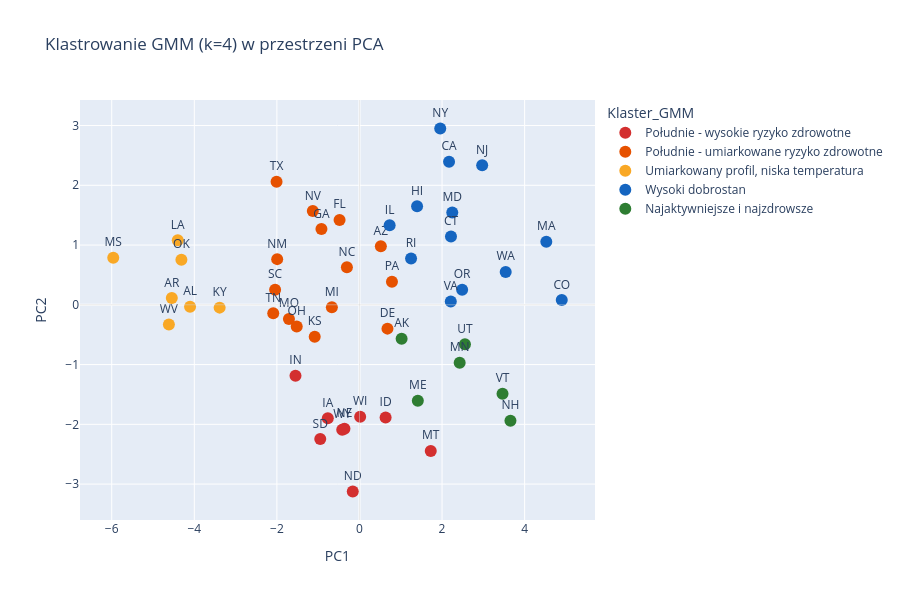

This figure's notebook cell:
### Code cell
df_pca["Klaster_GMM"] = df_state["Klaster_GMM"].values

fig_gmm = px.scatter(
    df_pca,
    x="PC1",
    y="PC2",
    text="LocationAbbr",
    color="Klaster_GMM",
    color_discrete_map=CLUSTER_PALETTE,
    category_orders={"Klaster_GMM": CLUSTER_ORDER},
    hover_data=["LocationDesc", "Obesity", "NoActivity", "Region"],
    title="Klastrowanie GMM (k=4) w przestrzeni PCA",
    height=600,
)
fig_gmm.update_traces(
    textposition="top center", selector=dict(mode="markers+text"), marker=dict(size=12)
)
fig_gmm.add_hline(y=0, line_width=0.5, line_color="lightgray")
fig_gmm.add_vline(x=0, line_width=0.5, line_color="lightgray")

fig_gmm.show()

### Figure 1 — Plotly figure (JSON) as saved in the notebook; plotly's stock layout.template omitted (floating-point values rounded to 4 significant figures)
{"data": [{"customdata": [["Idaho", 31.93, 21.03, "West"], ["Indiana", 37.27, 25.93, "Midwest"], ["Iowa", 37.2, 24.9, "Midwest"], ["Montana", 30.93, 20.13, "West"], ["Nebraska", 35.93, 24.23, "Midwest"], ["North Dakota", 35.4, 23.67, "Midwest"], ["South Dakota", 37.07, 24.1, "Midwest"], ["Wisconsin", 35.83, 23, "Midwest"], ["Wyoming", 33.2, 23.9, "West"]], "hovertemplate": "Klaster_GMM=Południe - wysokie ryzyko zdrowotne<br>PC1=%{x}<br>PC2=%{y}<br>LocationAbbr=%{text}<br>LocationDesc=%{customdata[0]}<br>Obesity=%{customdata[1]}<br>NoActivity=%{customdata[2]}<br>Region=%{customdata[3]}<extra></extra>", "legendgroup": "Południe - wysokie ryzyko zdrowotne", "marker": {"color": "#D32F2F", "size": 12, "symbol": "circle"}, "mode": "markers+text", "name": "Południe - wysokie ryzyko zdrowotne", "orientation": "v", "showlegend": true, "text": ["ID", "IN", "IA", "MT", "NE", "ND", "SD", "WI", "WY"], "textposition": "top center", "type": "scatter", "x": [0.6328, -1.55, -0.7675, 1.726, -0.3639, -0.1627, -0.9503, 0.01659, -0.4179], "xaxis": "x", "y": [-1.885, -1.188, -1.897, -2.445, -2.073, -3.124, -2.247, -1.874, -2.092], "yaxis": "y"}, {"customdata": [["Arizona", 32.13, 22.47, "West"], ["Delaware", 35.83, 25.57, "South"], ["Florida", 30.85, 24.95, "South"], ["Georgia", 35.3, 24.07, "South"], ["Kansas", 35.87, 23.93, "Midwest"], ["Michigan", 34.77, 24.1, "Midwest"], ["Missouri", 36.33, 26.23, "Midwest"], ["Nevada", 31.87, 25.33, "West"], ["New Mexico", 34.1, 23.73, "West"], ["North Carolina", 34.7, 22.43, "South"], ["Ohio", 37.43, 25.8, "Midwest"], ["Pennsylvania", 33.35, 23.4, "Northeast"], ["South Carolina", 35.7, 25.77, "South"], ["Tennessee", 37.17, 27.47, "South"], ["Texas", 35.33, 26.13, "South"]], "hovertemplate": "Klaster_GMM=Południe - umiarkowane ryzyko zdrowotne<br>PC1=%{x}<br>PC2=%{y}<br>LocationAbbr=%{text}<br>LocationDesc=%{customdata[0]}<br>Obesity=%{customdata[1]}<br>NoActivity=%{customdata[2]}<br>Region=%{customdata[3]}<extra></extra>", "legendgroup": "Południe - umiarkowane ryzyko zdrowotne", "marker": {"color": "#E65100", "size": 12, "symbol": "circle"}, "mode": "markers+text", "name": "Południe - umiarkowane ryzyko zdrowotne", "orientation": "v", "showlegend": true, "text": ["AZ", "DE", "FL", "GA", "KS", "MI", "MO", "NV", "NM", "NC", "OH", "PA", "SC", "TN", "TX"], "textposition": "top center", "type": "scatter", "x": [0.5174, 0.6776, -0.482, -0.9214, -1.084, -0.6686, -1.709, -1.13, -1.993, -0.3044, -1.52, 0.7868, -2.043, -2.088, -2.008], "xaxis": "x", "y": [0.9782, -0.3986, 1.42, 1.268, -0.5358, -0.04021, -0.2373, 1.569, 0.7645, 0.6266, -0.3625, 0.3853, 0.2515, -0.1405, 2.058], "yaxis": "y"}, {"customdata": [["Alabama", 39.13, 29.9, "South"], ["Arkansas", 38.7, 31.4, "South"], ["Kentucky", 39, 28.45, "South"], ["Louisiana", 39.53, 29.27, "South"], ["Mississippi", 39.57, 32.07, "South"], ["Oklahoma", 39.37, 29.6, "South"], ["West Virginia", 40.93, 30.9, "South"]], "hovertemplate": "Klaster_GMM=Umiarkowany profil, niska temperatura<br>PC1=%{x}<br>PC2=%{y}<br>LocationAbbr=%{text}<br>LocationDesc=%{customdata[0]}<br>Obesity=%{customdata[1]}<br>NoActivity=%{customdata[2]}<br>Region=%{customdata[3]}<extra></extra>", "legendgroup": "Umiarkowany profil, niska temperatura", "marker": {"color": "#F9A825", "size": 12, "symbol": "circle"}, "mode": "markers+text", "name": "Umiarkowany profil, niska temperatura", "orientation": "v", "showlegend": true, "text": ["AL", "AR", "KY", "LA", "MS", "OK", "WV"], "textposition": "top center", "type": "scatter", "x": [-4.103, -4.545, -3.387, -4.401, -5.963, -4.313, -4.616], "xaxis": "x", "y": [-0.0335, 0.1131, -0.04721, 1.08, 0.7891, 0.7545, -0.3281], "yaxis": "y"}, {"customdata": [["California", 27.8, 21.63, "West"], ["Colorado", 25, 17, "West"], ["Connecticut", 30.13, 23.83, "Northeast"], ["Hawaii", 25.67, 21, "West"], ["Illinois", 34.53, 23.8, "Midwest"], ["Maryland", 33.87, 21.87, "South"], ["Massachusetts", 27.33, 21.47, "Northeast"], ["New Jersey", 28.73, 23.87, "Northeast"], ["New York", 29.07, 25.83, "Northeast"], ["Oregon", 31.63, 19.43, "West"], ["Rhode Island", 30.83, 24.93, "Northeast"], ["Virginia", 34.57, 21.37, "South"], ["Washington", 30.37, 17.8, "West"]], "hovertemplate": "Klaster_GMM=Wysoki dobrostan<br>PC1=%{x}<br>PC2=%{y}<br>LocationAbbr=%{text}<br>LocationDesc=%{customdata[0]}<br>Obesity=%{customdata[1]}<br>NoActivity=%{customdata[2]}<br>Region=%{customdata[3]}<extra></extra>", "legendgroup": "Wysoki dobrostan", "marker": {"color": "#1565C0", "size": 12, "symbol": "circle"}, "mode": "markers+text", "name": "Wysoki dobrostan", "orientation": "v", "showlegend": true, "text": ["CA", "CO", "CT", "HI", "IL", "MD", "MA", "NJ", "NY", "OR", "RI", "VA", "WA"], "textposition": "top center", "type": "scatter", "x": [2.169, 4.899, 2.216, 1.395, 0.7307, 2.247, 4.525, 2.972, 1.956, 2.487, 1.25, 2.211, 3.541], "xaxis": "x", "y": [2.395, 0.07886, 1.142, 1.649, 1.333, 1.546, 1.055, 2.337, 2.95, 0.2511, 0.7739, 0.05656, 0.5507], "yaxis": "y"}, {"customdata": [["Alaska", 33.6, 20.9, "West"], ["Maine", 32.53, 23.9, "Northeast"], ["Minnesota", 33.1, 21.17, "Midwest"], ["New Hampshire", 31.2, 20.4, "Northeast"], ["Utah", 30.73, 16.8, "West"], ["Vermont", 28.2, 19.3, "Northeast"]], "hovertemplate": "Klaster_GMM=Najaktywniejsze i najzdrowsze<br>PC1=%{x}<br>PC2=%{y}<br>LocationAbbr=%{text}<br>LocationDesc=%{customdata[0]}<br>Obesity=%{customdata[1]}<br>NoActivity=%{customdata[2]}<br>Region=%{customdata[3]}<extra></extra>", "legendgroup": "Najaktywniejsze i najzdrowsze", "marker": {"color": "#2E7D32", "size": 12, "symbol": "circle"}, "mode": "markers+text", "name": "Najaktywniejsze i najzdrowsze", "orientation": "v", "showlegend": true, "text": ["AK", "ME", "MN", "NH", "UT", "VT"], "textposition": "top center", "type": "scatter", "x": [1.02, 1.413, 2.427, 3.656, 2.555, 3.465], "xaxis": "x", "y": [-0.5662, -1.604, -0.9679, -1.939, -0.6616, -1.489], "yaxis": "y"}], "layout": {"height": 600, "legend": {"title": {"text": "Klaster_GMM"}, "tracegroupgap": 0}, "shapes": [{"line": {"color": "lightgray", "width": 0.5}, "type": "line", "x0": 0, "x1": 1, "xref": "x domain", "y0": 0, "y1": 0, "yref": "y"}, {"line": {"color": "lightgray", "width": 0.5}, "type": "line", "x0": 0, "x1": 0, "xref": "x", "y0": 0, "y1": 1, "yref": "y domain"}], "title": {"text": "Klastrowanie GMM (k=4) w przestrzeni PCA"}, "xaxis": {"anchor": "y", "domain": [0, 1], "title": {"text": "PC1"}}, "yaxis": {"anchor": "x", "domain": [0, 1], "title": {"text": "PC2"}}}}
